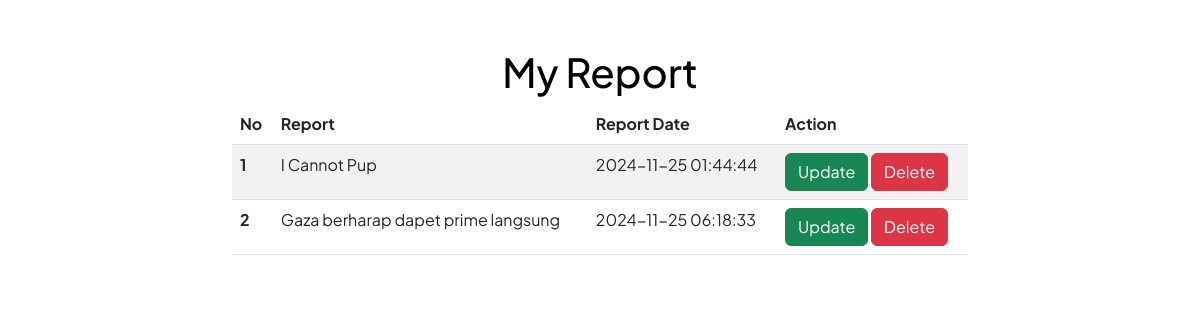
The app's page /akun/self.php (signed in) with its own data.
### tables this page shows
CREATE TABLE `report` (
  `id_report` int(11) NOT NULL,
  `isi_laporan` text NOT NULL,
  `tgl_report` timestamp NOT NULL DEFAULT current_timestamp(),
  `akun_id` int(11) DEFAULT NULL
);

### akun/self.php (the view, shortened to what this page needs)
<?php
require_once '../service/database.php';
$query = "SELECT * FROM report WHERE akun_id = " . $_SESSION['id'];
$result = mysqli_query($connection, $query);
?>
<!DOCTYPE html>
<html lang="en">
<head>
    <link href="https://cdn.jsdelivr.net/npm/bootstrap@5.3.0/dist/css/bootstrap.min.css" rel="stylesheet">
    <link rel="stylesheet" href="../index.css">
</head>
<body>
    <div class="container mt-5">
        <h1 class="text-center">My Report</h1>
        <div class="row justify-content-center">
            <div class="col-md-8">
                <table class="table table-striped">
                    <thead>
                        <tr>
                            <th scope="col">No</th>
                            <th scope="col">Report</th>
                            <th scope="col">Report Date</th>
                            <th scope="col">Action</th>
                        </tr>
                    </thead>
                    <tbody>
                        <?php
                        $no = 1;
                        while ($row = mysqli_fetch_assoc($result)) {
                            echo '<tr>';
                            echo '<th scope="row">' . $no . '</th>';
                            echo '<td>' . $row['isi_laporan'] . '</td>';
                            echo '<td>' . $row['tgl_report'] . '</td>';
                            echo '<td>';
                            echo '<a href="../report/update.php?id=' . $row['id_report'] . '" class="btn btn-success">Update</a> ';
                            echo '<a href="../report/delete.php?id=' . $row['id_report'] . '" class="btn btn-danger">Delete</a>';
                            echo '</td>';
                            echo '</tr>';
                            $no++;
                        }
                        ?>
                    </tbody>
                </table>
            </div>
        </div>
    </div>
</body>
</html>

### index.css (style rules this page uses)
* { margin: 0; padding: 0; box-sizing: border-box; font-family: 'Plus Jakarta Sans', sans-serif; }
body { color: #000; }

### records on screen
report: isi_laporan "I Cannot Pup", tgl_report "2024-11-25 01:44:44"
report: isi_laporan "Gaza berharap dapet prime langsung", tgl_report "2024-11-25 06:18:33"
